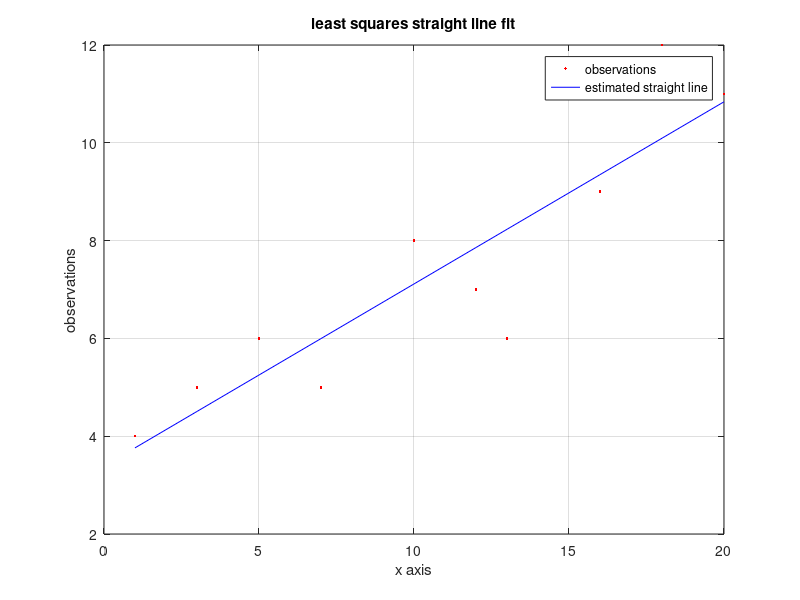

Write MATLAB code to recreate this figure.
% Least Squares Estimate
x = [1,3,5,7,10,12,13,16,18,20];
y = [4,5,6,5,8,7,6,9,12,11];

% Formulating in matrix for solving for least squares estimate
Y = y.';
X = [x.' ones(1,length(x)).'];
alpha = inv(X'*X)*X'*Y % solving for m and c

% constructing the straight line using the estimated slope and constant
yEst = alpha(1)*x + alpha(2);

close all
figure
plot(x,y,'r.')
hold on
plot(x,yEst,'b')
legend('observations', 'estimated straight line')
grid on
ylabel('observations')
xlabel('x axis')
title('least squares straight line fit')